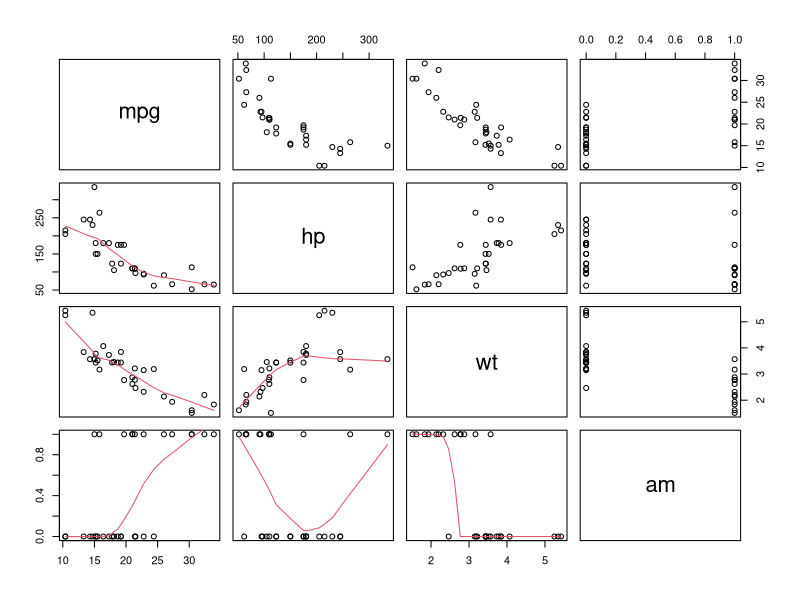
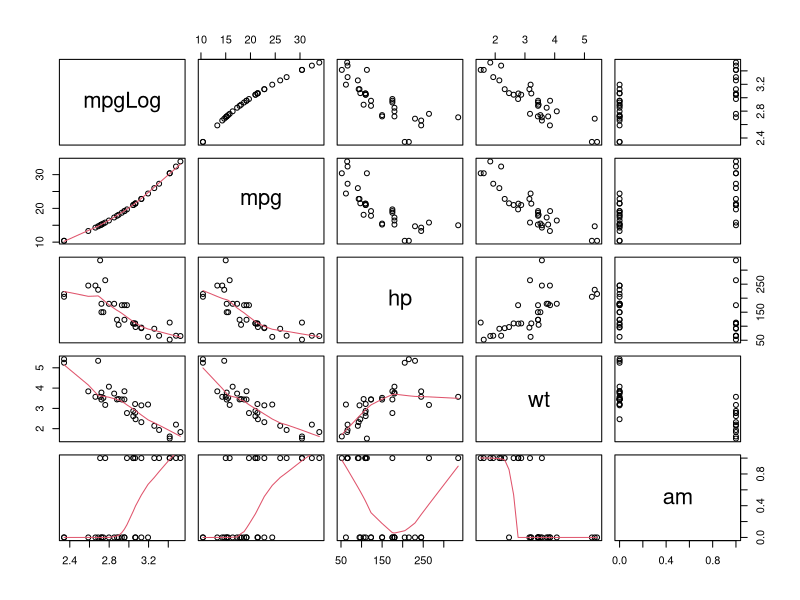
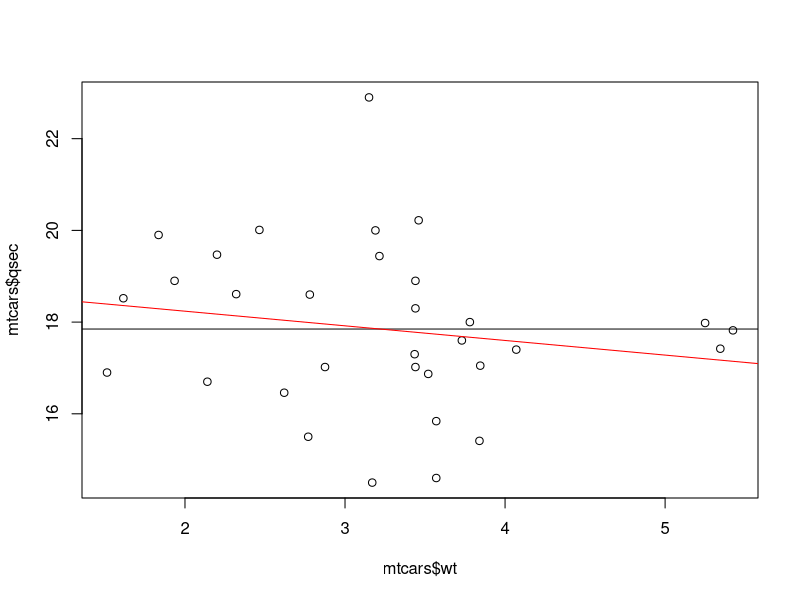
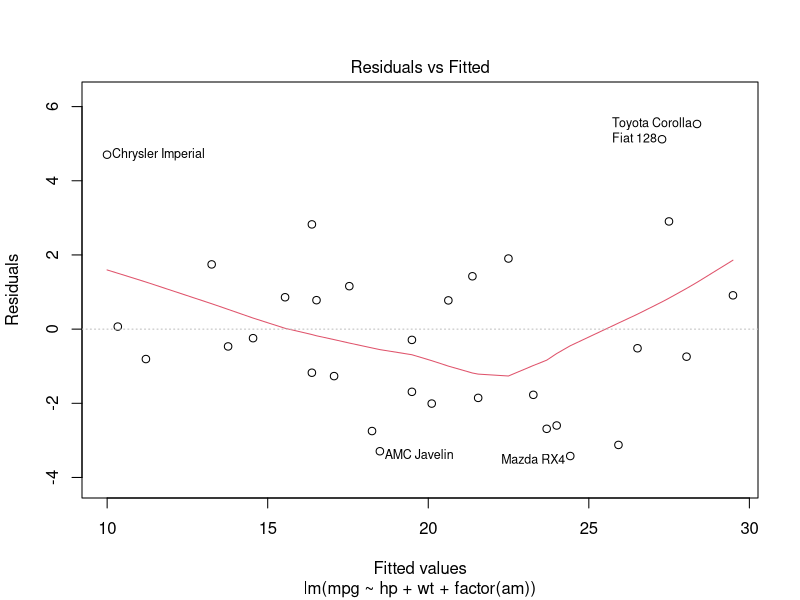
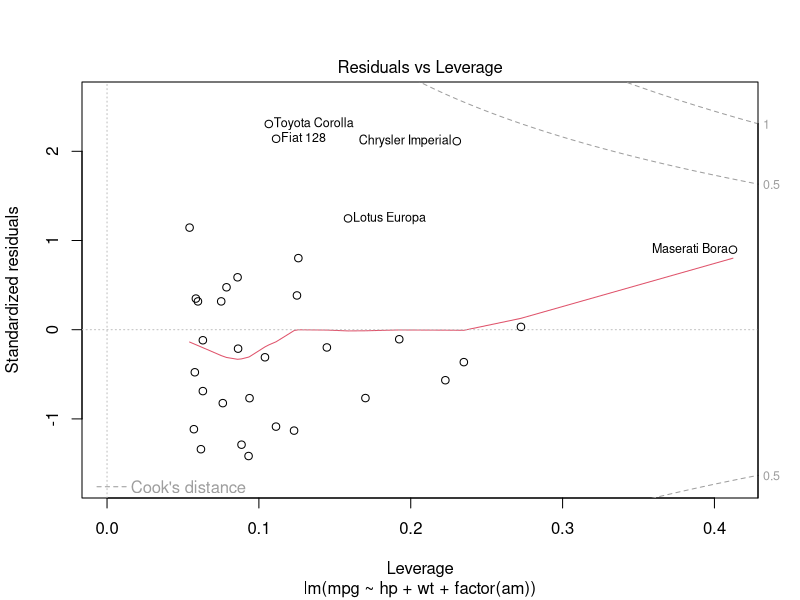
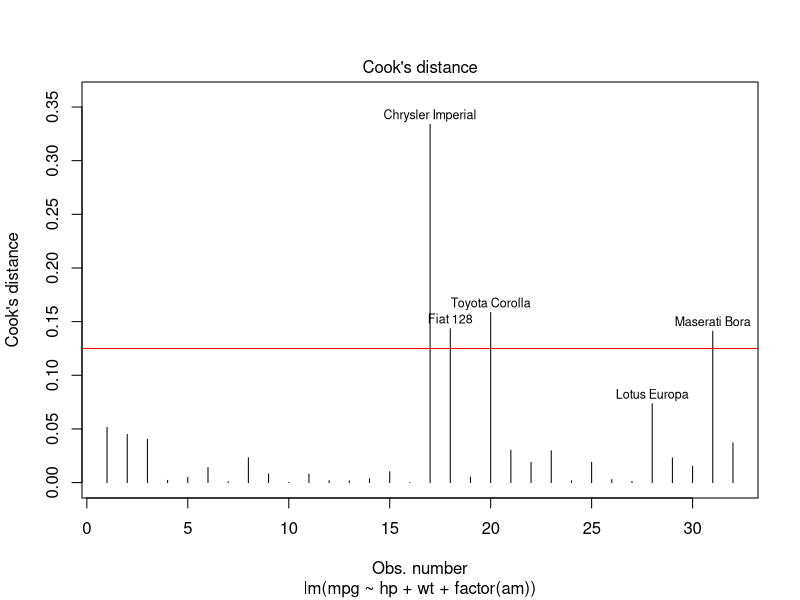
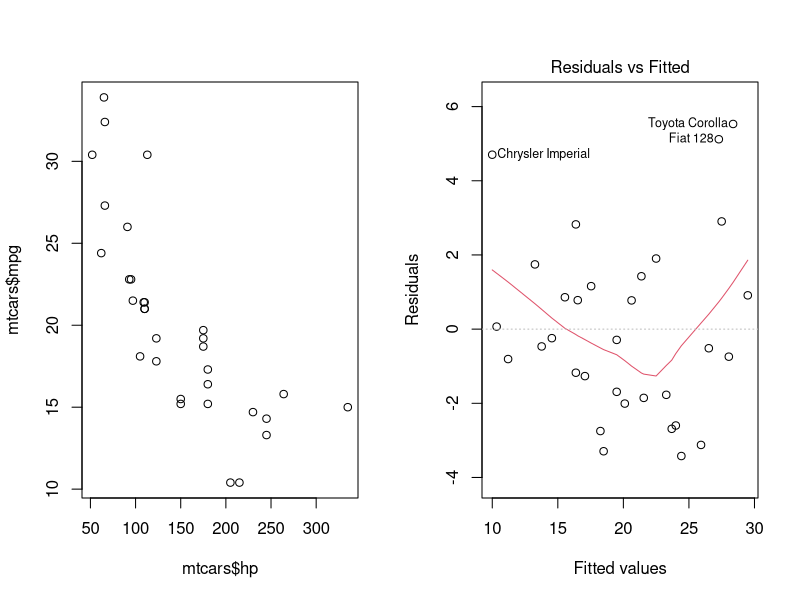

These figures' R source, in order:
## ---- chunk 1
# Settings
knitr::opts_chunk$set(include = T, eval = T, message = T, warning = F, fig.asp = .5, fig.width = 10)
data(mtcars)
## ---- chunk 2
library(magrittr)
## ---- chunk 3
mtcars[, c('mpg', 'hp', 'wt', 'am')] %>% pairs(lower.panel = panel.smooth)
## ---- chunk 4
(mpgMod <- lm(mpg ~ hp + wt + factor(am), mtcars))
## ---- chunk 5
confint(mpgMod)
## ---- chunk 6
summary(mpgMod)
## ---- chunk 7
summary(mpgMod)$r.squared # R-squared
summary(mpgMod)$adj.r.squared # Adjusted R-squared
## ---- chunk 8
anova(mpgMod, 
      lm(mpg ~ hp + wt + factor(am) + I(mpgMod$fitted^2) + I(mpgMod$fitted^3), mtcars))
## ---- chunk 9
list(mpgLog = log(mtcars$mpg), 
     mtcars[, c('mpg', 'hp', 'wt', 'am')]) %>% 
  pairs(lower.panel = panel.smooth)
## ---- chunk 10
lm(I(log(mpg)) ~ hp + wt + factor(am), mtcars) %>% summary
## ---- chunk 11
anova(mpgMod, 
      lm(mpg ~ hp + I(hp^2) + wt + I(wt^2) + factor(am), mtcars))
## ---- chunk 12
summary(mpgMod)$coefficients
## ---- chunk 13
anova(lm(mpg ~ hp + wt + factor(am), mtcars), # Full model
      lm(mpg ~ 1, mtcars)) # Reduced model
## ---- chunk 14
# F-test
redMod <- lm(qsec ~ 1, mtcars) # Reduced model
fullMod <- lm(qsec ~ wt, mtcars) # Full model
anova(fullMod, redMod)
# Visual
plot(mtcars$wt, mtcars$qsec)
abline(redMod) # Reduced model
abline(fullMod, col = 'red') # Full model
## ---- chunk 15
anova(lm(mpg ~ hp + wt + factor(am), mtcars), 
      lm(mpg ~ wt, mtcars))
## ---- chunk 16
plot(mpgMod, which = 1, labels.id = rownames(mtcars), id.n = 5) # Residuals vs fitted
## ---- chunk 17
plot(mpgMod, which = 5, id.n = 5) # Residuals vs leverage
## ---- chunk 18
plot(mpgMod, which = 4, id.n = 5) # Cook's distance
abline(h = 4/nrow(mtcars), col = 'red')
## ---- chunk 19
par(mfrow = 1:2)
plot(mtcars$hp, mtcars$mpg)
plot(mpgMod, which = 1)
dev.off()
## ---- chunk 20
modBp <- lm(mpgMod$residuals^2 ~ hp + wt + factor(am), mtcars)
bpTest <- nobs(modBp) * summary(modBp)$r.squared # Test statistic
pchisq(bpTest, df = modBp$rank - 1, lower.tail = FALSE)
## ---- chunk 21
lmtest::bptest(mpgMod)
## ---- chunk 22
lmtest::bgtest(mpgMod)
## ---- chunk 23
wtMod <- lm(wt ~ hp, mtcars)
summary(wtMod)
lmtest::bptest(wtMod)
## ---- chunk 24
wtModVcov <- sandwich::vcovHC(wtMod, 'HC0') # Calculate covariance matrix
wtModVcov %>% diag %>% sqrt # Get robust standard errors
lmtest::coeftest(wtMod, vcov = wtModVcov) # Find p-values
## ---- chunk 25
olsMod <- lm(mpg ~ hp + disp, mtcars)
summary(olsMod)
## ---- chunk 26
# Manually
ivModS1 <- lm(disp ~ hp + wt + carb, mtcars)
(ivModS2Fit <- lm(mpg ~ hp + ivModS1$fitted, mtcars)) # Replace disp
(ivModS2Res <- lm(mpg ~ hp + disp + ivModS1$residuals, mtcars)) # Add residuals
# AER::ivreg
ivModS2Ivreg <- AER::ivreg(mpg ~ hp + disp | hp + wt + carb, data = mtcars)
summary(ivModS2Ivreg, vcov = sandwich::sandwich, diagnostics = T)
## ---- chunk 27
anova(lm(disp ~ hp, mtcars), # Model without instruments
      lm(disp ~ hp + wt + carb, mtcars)) # Model with instruments
## ---- chunk 28
(coefDiff <- coef(ivModS2Ivreg) - coef(olsMod)) # Difference in coefficient vectors
(covDiff <- vcov(ivModS2Ivreg) - vcov(olsMod)) # Difference of covariance matrices of coefficients
(whStat <- as.vector(t(coefDiff) %*% solve(covDiff) %*% coefDiff)) # Wu-Hausman statistic
pchisq(whStat, df = olsMod$rank - 1, lower.tail = F) # Find the significance of the test statistic
## ---- chunk 29
sarMod <- lm(ivModS2Ivreg$resid ~ hp + wt + carb, mtcars)
sarStat <- summary(sarMod)$r.squared * nobs(sarMod)
sarDf <- 2 - 1 # Degrees of freedom: number of instruments - number of endogenous variables
1 - pchisq(sarStat, sarDf)
## ---- chunk 30
# Manually
for (i in attributes(mpgMod$terms)$term.labels) {
  formula <- paste(i, "~", 
                   paste(setdiff(attributes(mpgMod$terms)$term.labels, i), collapse = "+"))
  model <- lm(formula, mtcars)
  print(1/ (1 - summary(model)$r.squared))
}
# car::vif
car::vif(mpgMod)
